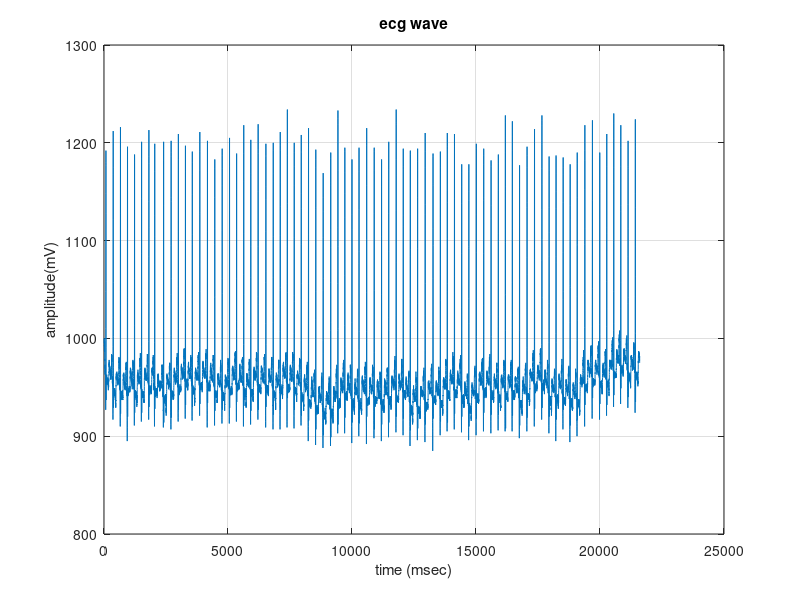
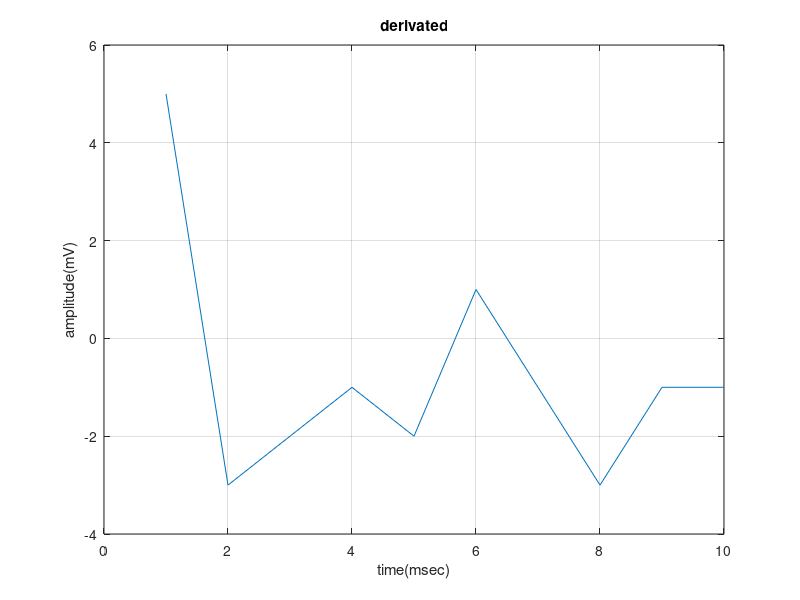
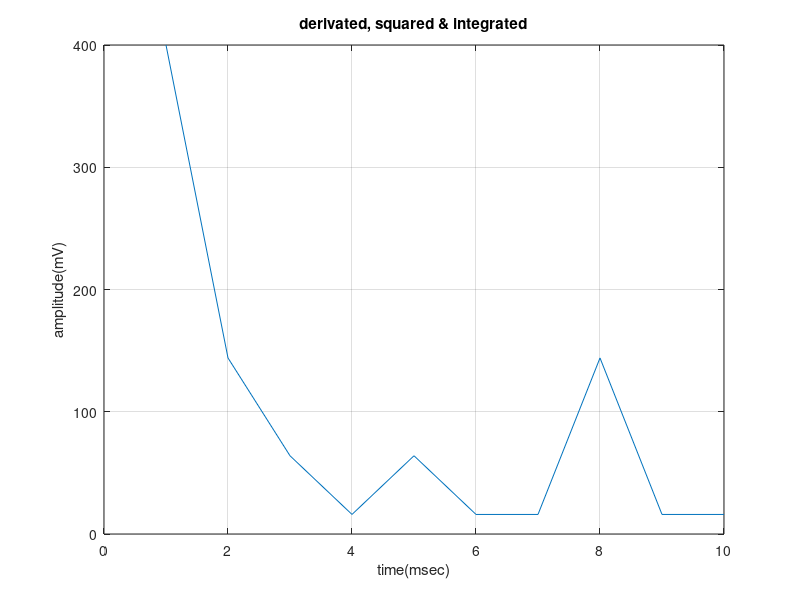

MATLAB code to generate these figures, in order: (Note: this script raises an error after producing the figures.)
clc; clear all; close all;
load('100m.mat');
x=val(1,:);
ecg=x';
figure(1);
plot(ecg); grid on;
title('ecg wave'); xlabel('time (msec)'); ylabel('amplitude(mV)');
N=8; M=8;
k=input('enter the total no.of samples ');
% n=0:1:k; 
figure
%ecg duration is 10000msec signal= 2hr 40mins signal 
n=1:1:2*k;
    for i=0:1:7
         x=ecg(n);         y=ecg(n+i+1);         z=ecg(n+i); 
          y1=y-z;          x2=y1.*y1;          x3=abs(x2);
          a(n)=x3*(N+i+1);
    end
%      disp(a); 
plot(y1);  grid on; 
title('derivated'); xlabel('time(msec)'); ylabel('amplitude(mV)');
figure; plot(a);  grid on;
title('derivated, squared & integrated'); 
xlabel('time(msec)'); ylabel('amplitude(mV)');
%      hold on;
    figure
 n=1:1:k;
% j=1:7 %           plot(n,((a(n-j)/M)));
s1=a(n); s2=a(n+1); s3=a(n+2); s4=a(n+3); s5=a(n+4); s6=a(n+5);
s7=a(n+6); s8=a(n+7); s9=a(n+8); s10=a(n+9); s11=a(n+10); 
s12=a(n+11); s13=a(n+12); s14=a(n+13); s15=a(n+14); s16=a(n+15);
s=(s1+s2+s3+s4+s5+s6+s7+s8+s9+s10+s11+s12+s13+s14+s15+s16)/16;
disp(s); plot(n,s); grid on; hold on;
title('moving averager'); xlabel('time(msec)'); ylabel('amplitude(mV)');
 
figure
v=hilbert(s);
hr=real(v);
subplot(2,1,1); stem(n,hr); grid on; hold on;
 title('hilbert transform real part = moving avg.');
 xlabel('time(msec)'); ylabel('amplitude(mV)');
 
 hr2=imag(v)
 subplot(2,1,2); stem(n,hr2); grid on; hold on;
 title('hilbert transform imaginary part = moving avg.');
 xlabel('time(msec)'); ylabel('phase');

 
 
 z1=zeros(1,k);
  count2=0;
  for i=1:1:k
    if hr(i)>20000 
       z1(i)=1;
        count2=count2+1;
    end;
  end;
  disp(count2);
figure;

 subplot(3,1,1); stem(z1); grid on; hold on;
 title('above threshold limit-values'); 
 xlabel('time(msec)'); ylabel('amplitude(mV)');
% 


 z2=zeros(1,k); 
   count=0;
for i=1:1:k
    
    if hr(i)>20000;
    if hr2(i)<1500;
        if hr2(i)>-1500;
       z2(i)=1;
          count=count+1;
        end;
    end;
    end;
end;
disp(count);
 subplot(3,1,2); stem(z2); grid on; hold on;
 title('above threshold values & peaks detected through hilbert phase'); 
 xlabel('time(msec)'); ylabel('amplitude(mV)');
%


z3=zeros(1,k); 
   count1=0;
   hr(k+1)=0;
for i=1:1:k
    
    if hr(i)>20000;
    if hr(i)>hr(i-1);
        if hr(i)>hr(i+1);
       z3(i)=1;
          count1=count1+1;
        end;
    end;
    end;
end;
disp(count1);
 subplot(3,1,3); stem(z3); grid on; hold on;
 title('total no. of peaks we obtain in ecg'); 
 xlabel('time(msec)'); ylabel('amplitude(mV)');
%

w=(((count)/(count1))*100);
disp(w);